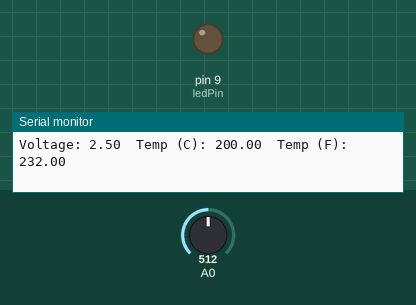
Recording of a sketch running on a simulated Arduino Uno, built with avr-gcc and run on an emulated ATmega328P. Parts: output pins drawn as LEDs (lit = HIGH), the last lines printed to the serial monitor. The test bench sets the inputs (shaded band); at power-on: A0 = 512.

Above: at 0.1 s.
At 1.1 s:
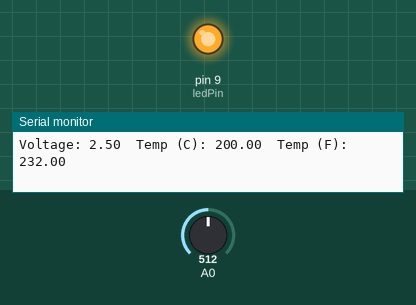
Timing chart, 0 to 2.6 s (numbered marks = the images above):
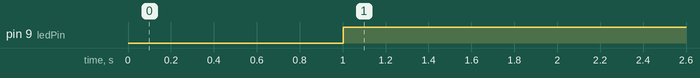

The sketch:

TemperatureSensor.ino
```cpp
const int sensorPin = 0;
int ledPin = 9;

void setup() {
  Serial.begin(9600);
  pinMode(ledPin,OUTPUT);
}

void loop() {
  float voltage, degreesC, degreesF;

  voltage = getVoltage(sensorPin);
  degreesC = (voltage - 0.5) * 100.0;
  degreesF = ((degreesC * (9/5)))+32;

  Serial.print("Voltage: ");
  Serial.print(voltage);
  Serial.print("\t");
  Serial.print("Temp (C): ");
  Serial.print(degreesC);
  Serial.print("\t");
  Serial.print("Temp (F): ");
  Serial.println(degreesF);
  delay(1000);

  digitalWrite(ledPin,degreesC > 23? HIGH : LOW);
}

float getVoltage(int pin){
  return (analogRead(pin) * 0.004882814);
}
```

Measured:
- by itself, pin 9 (ledPin): LOW → HIGH at 1.0 s
